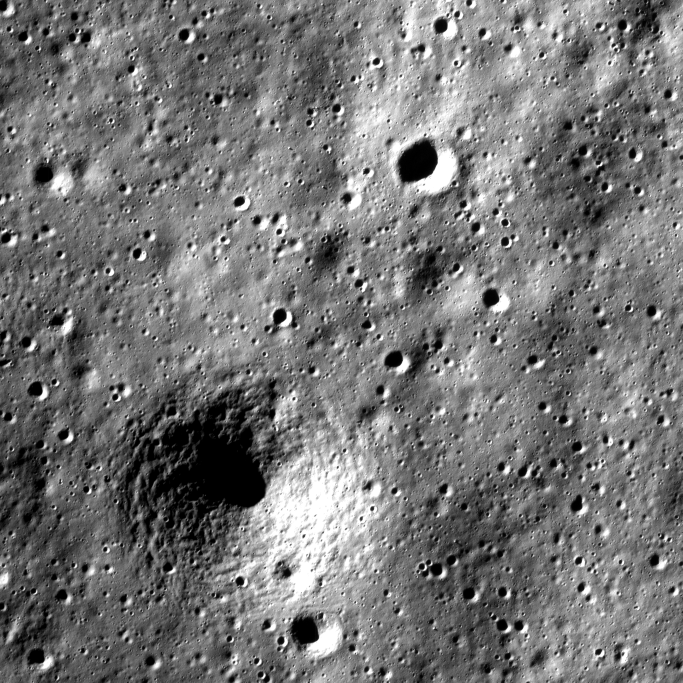
#> input picture data/benchmark_crops/ohrc_01_reference.png, 2048 x 2048 px (shown at 1/3 size)
$ python -i multimodal.py   (imports and definitions only)   (older library calls are emulated)
#> lines starting #> are read from the running program, lines starting #| are printed output that depends on the picture
#> further down, picture is the input picture: shape (2048, 2048, 3); min 0, max 255, mean 117.7
"""Structural preprocessing for optical, SWIR, and thermal image pairs."""

import cv2
import numpy as np


def _gray_float(image):
    image = np.asarray(image)
    if image.ndim == 3:
        if image.shape[2] == 1:
            image = image[..., 0]
        elif image.shape[2] == 3:
            image = cv2.cvtColor(image, cv2.COLOR_RGB2GRAY)
        elif image.shape[2] == 4:
            image = cv2.cvtColor(image, cv2.COLOR_RGBA2GRAY)
        else:
            raise ValueError("multimodal preprocessing expects 1, 3, or 4 channels")
    if image.ndim != 2 or image.size == 0:
        raise ValueError("multimodal preprocessing expects non-empty grayscale images")
    gray = np.nan_to_num(image.astype(np.float32), nan=0.0, posinf=0.0, neginf=0.0)
    lo, hi = np.percentile(gray, (1, 99))
#> lo = 0; hi = 255
    if hi > lo:
        gray = np.clip((gray - lo) * (255.0 / (hi - lo)), 0, 255)
    else:
        gray = np.zeros(gray.shape, dtype=np.float32)
    return np.ascontiguousarray(gray, dtype=np.float32)


def gradient_structure(image):
    """Create an inversion-tolerant gradient-magnitude image for SIFT matching."""
    gray = _gray_float(image)
    smooth = cv2.GaussianBlur(gray, (0, 0), 0.8)
    gx = cv2.Scharr(smooth, cv2.CV_32F, 1, 0)
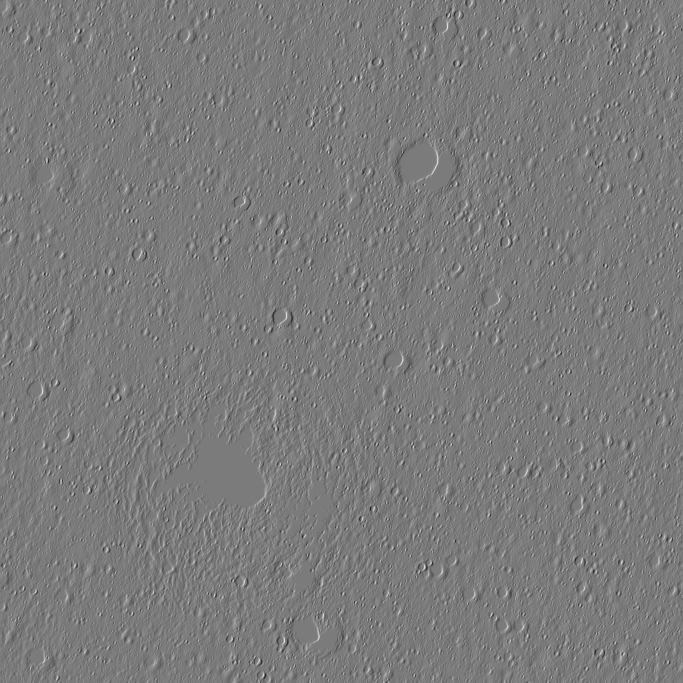
#> gx: shape (2048, 2048) float32 (shown at 1/3 size); min -2302.6, max 2453.2, mean 0.6; drawn with min black and max white
    gy = cv2.Scharr(smooth, cv2.CV_32F, 0, 1)
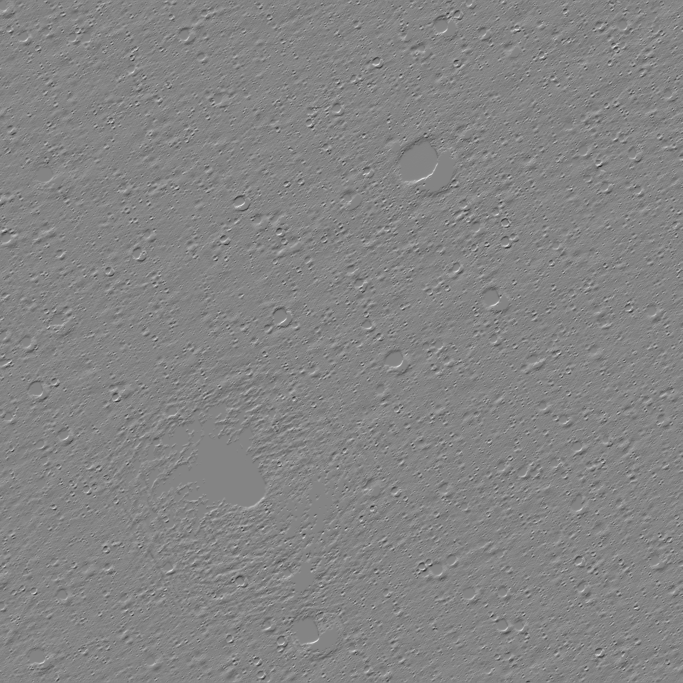
#> gy: shape (2048, 2048) float32 (shown at 1/3 size); min -2221.2, max 2043.1, mean -0.4; drawn with min black and max white
    magnitude = np.hypot(gx, gy)
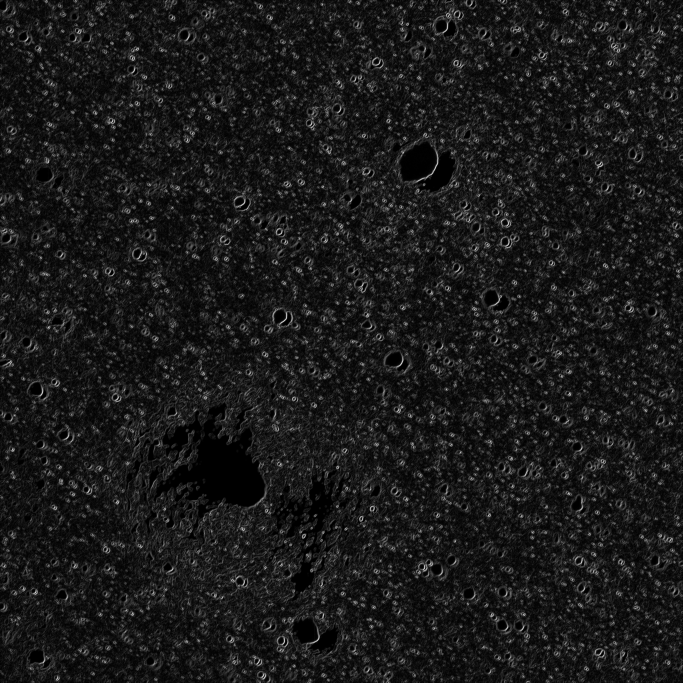
#> magnitude: shape (2048, 2048) float32 (shown at 1/3 size); min 0, max 2538.2, mean 262.5; drawn with min black and max white
    lo, hi = np.percentile(magnitude, (1, 99))
#> lo = 0; hi = 1193
    if hi <= lo:
        return np.zeros(gray.shape, dtype=np.uint8)
    return np.clip((magnitude - lo) * (255.0 / (hi - lo)), 0, 255).astype(np.uint8)
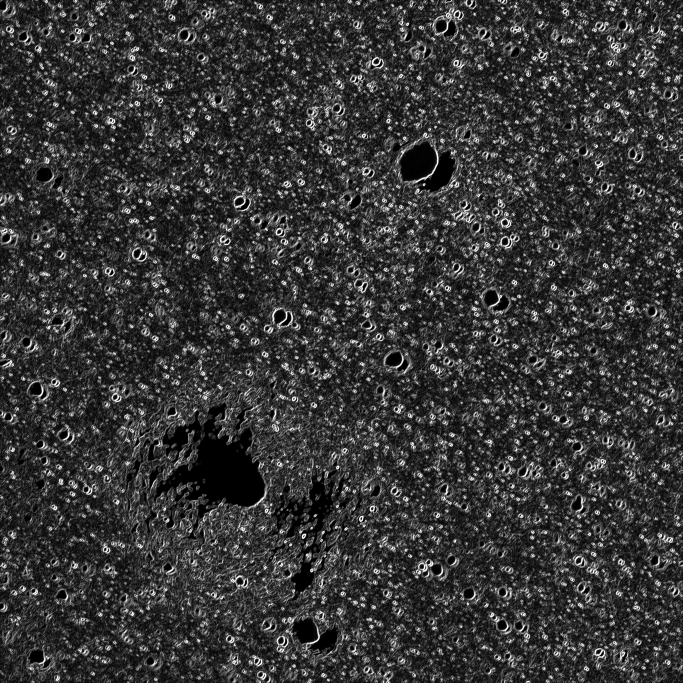
#> returned value: shape (2048, 2048) (shown at 1/3 size); min 0, max 255, mean 55


def preprocess_multimodal_pair(reference, secondary):
    """Convert both modalities to structural representations robust to inversion."""
    return gradient_structure(reference), gradient_structure(secondary)


# [43 lines left out: functions gaussian_scale_pyramid, resize_to_common_ground_sample, not called in this run]

>>> import cv2
>>> picture = cv2.cvtColor(cv2.imread('../../data/benchmark_crops/ohrc_01_reference.png'), cv2.COLOR_BGR2RGB)
>>> result = gradient_structure(picture)

$ run again, on data/benchmark_crops/ohrc_02_reference.png
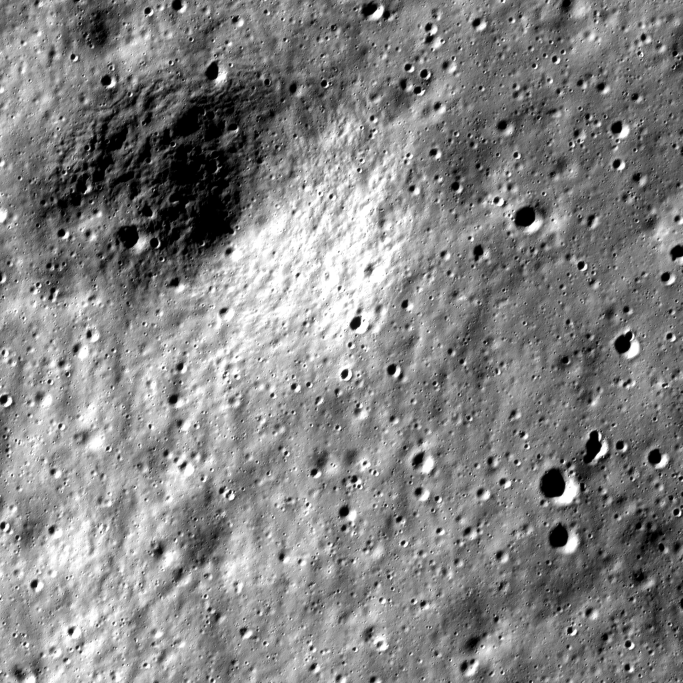
#> input picture data/benchmark_crops/ohrc_02_reference.png, 2048 x 2048 px (shown at 1/3 size)
#> picture is the input picture: shape (2048, 2048, 3); min 0, max 255, mean 131.2
#> in _gray_float, `lo, hi = np.percentile(gray, (1, 99))`: lo = 0; hi = 255
#> in gradient_structure, `magnitude = np.hypot(gx, gy)`:
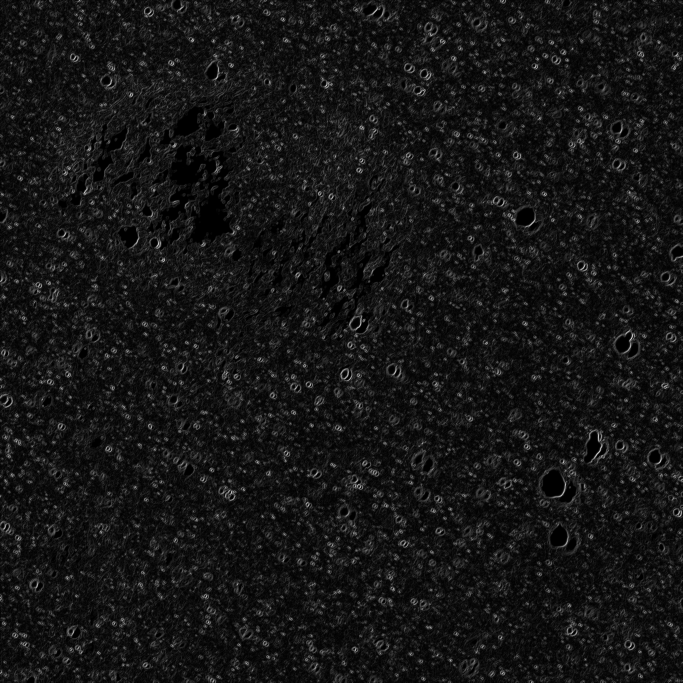
#> magnitude: shape (2048, 2048) float32 (shown at 1/3 size); min 0, max 2621.8, mean 228.2; drawn with min black and max white
#> in gradient_structure, `lo, hi = np.percentile(magnitude, (1, 99))`: lo = 0; hi = 1049.1
#> in gradient_structure, `return np.clip((magnitude - lo) * (255.0 / (hi - lo)), 0, 255).astype(..`:
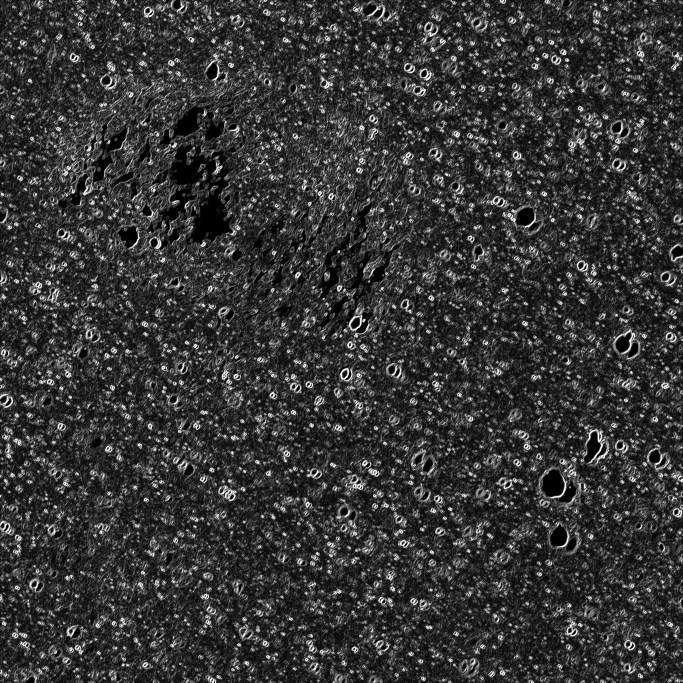
#> returned value: shape (2048, 2048) (shown at 1/3 size); min 0, max 255, mean 54.3

$ run again, on data/benchmark_crops/ohrc_03_reference.png
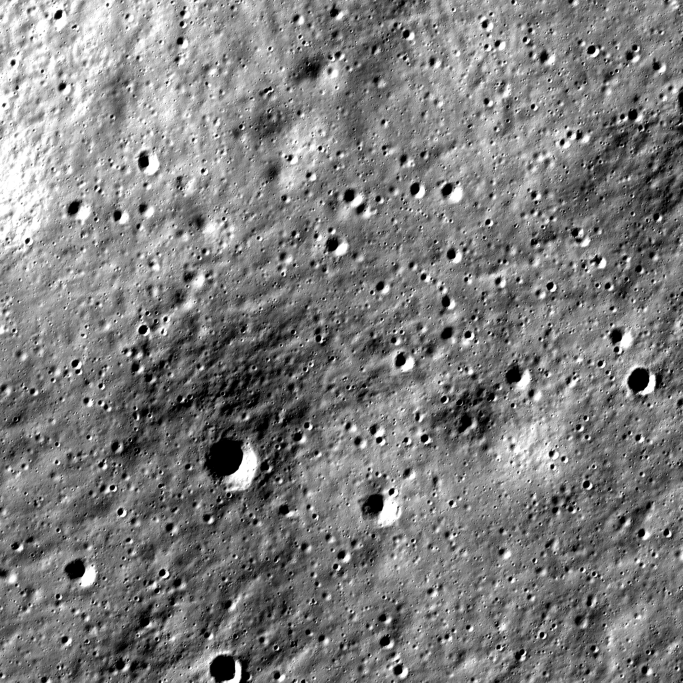
#> input picture data/benchmark_crops/ohrc_03_reference.png, 2048 x 2048 px (shown at 1/3 size)
#> picture is the input picture: shape (2048, 2048, 3); min 0, max 255, mean 125.6
#> in _gray_float, `lo, hi = np.percentile(gray, (1, 99))`: lo = 0; hi = 255
#> in gradient_structure, `magnitude = np.hypot(gx, gy)`:
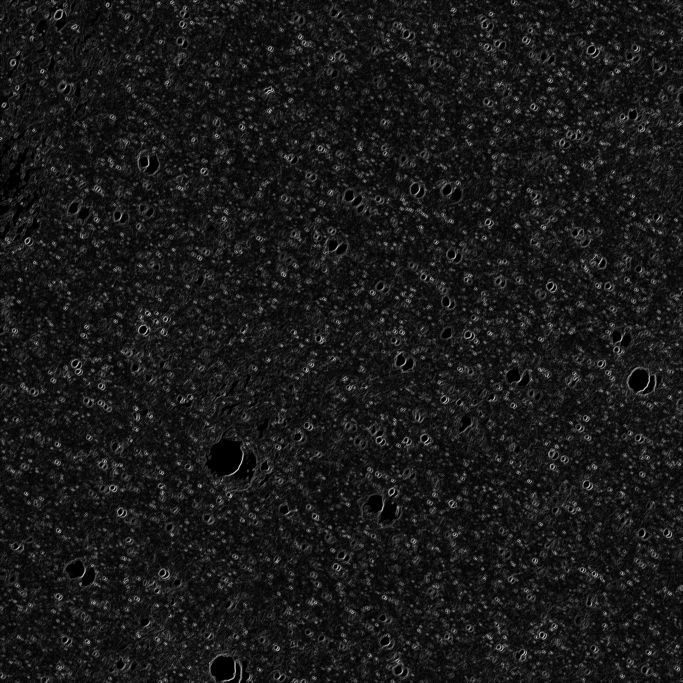
#> magnitude: shape (2048, 2048) float32 (shown at 1/3 size); min 0, max 2817.1, mean 285; drawn with min black and max white
#> in gradient_structure, `lo, hi = np.percentile(magnitude, (1, 99))`: lo = 0.0242; hi = 1295.9
#> in gradient_structure, `return np.clip((magnitude - lo) * (255.0 / (hi - lo)), 0, 255).astype(..`:
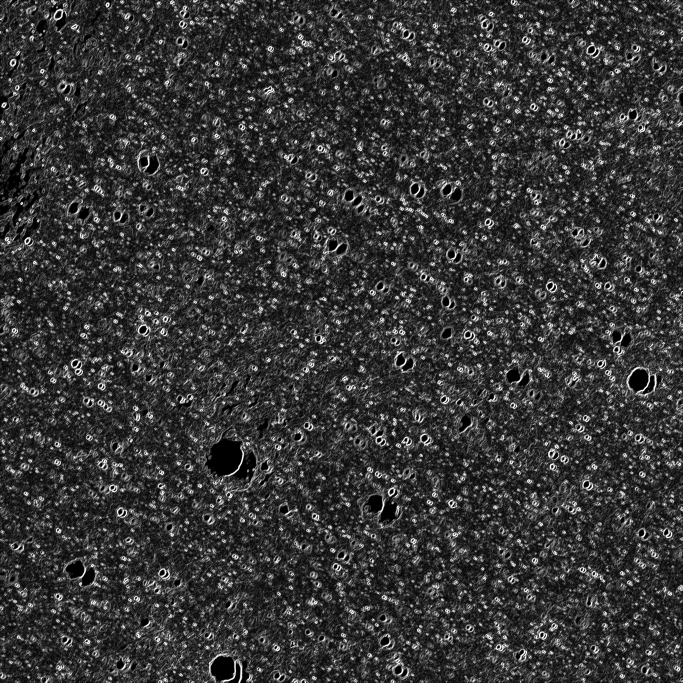
#> returned value: shape (2048, 2048) (shown at 1/3 size); min 0, max 255, mean 54.9

$ run again, on data/benchmark_crops/ohrc_04_reference.png
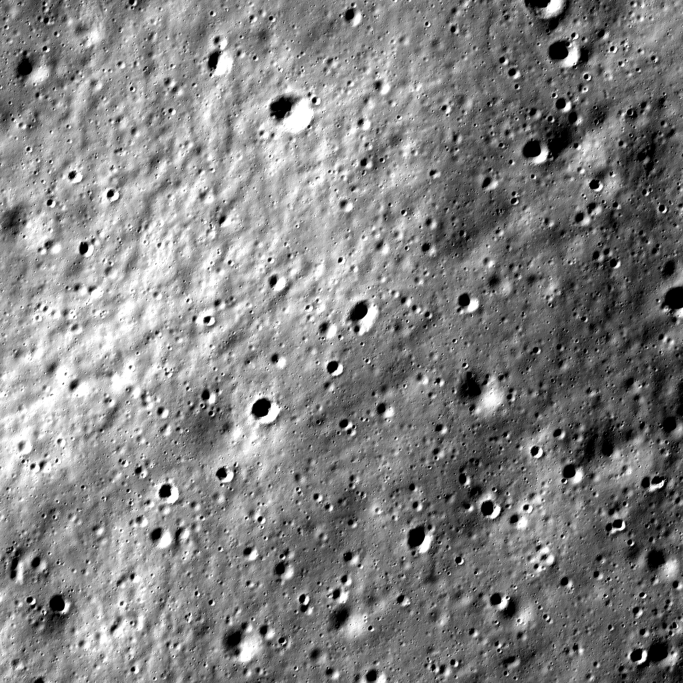
#> input picture data/benchmark_crops/ohrc_04_reference.png, 2048 x 2048 px (shown at 1/3 size)
#> picture is the input picture: shape (2048, 2048, 3); min 0, max 255, mean 130.2
#> in _gray_float, `lo, hi = np.percentile(gray, (1, 99))`: lo = 0; hi = 255
#> in gradient_structure, `magnitude = np.hypot(gx, gy)`:
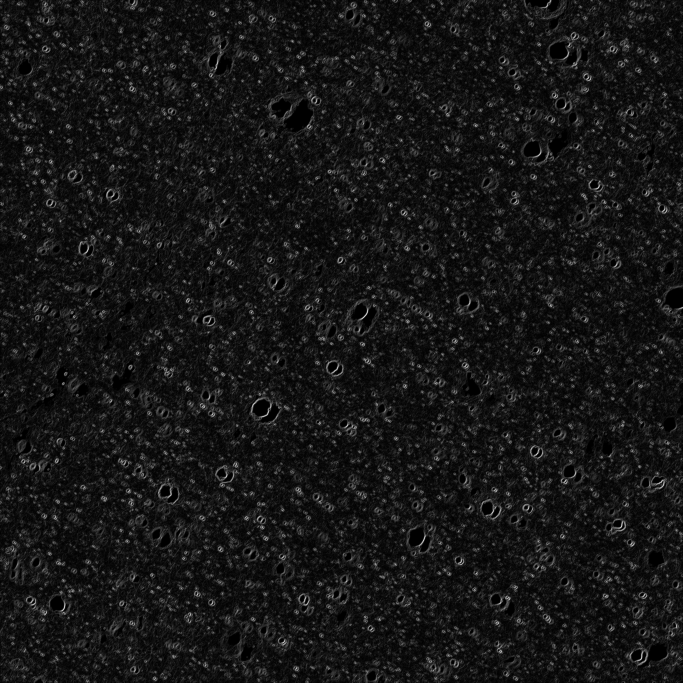
#> magnitude: shape (2048, 2048) float32 (shown at 1/3 size); min 0, max 2749.8, mean 243.5; drawn with min black and max white
#> in gradient_structure, `lo, hi = np.percentile(magnitude, (1, 99))`: lo = 0.000478; hi = 1137.8
#> in gradient_structure, `return np.clip((magnitude - lo) * (255.0 / (hi - lo)), 0, 255).astype(..`:
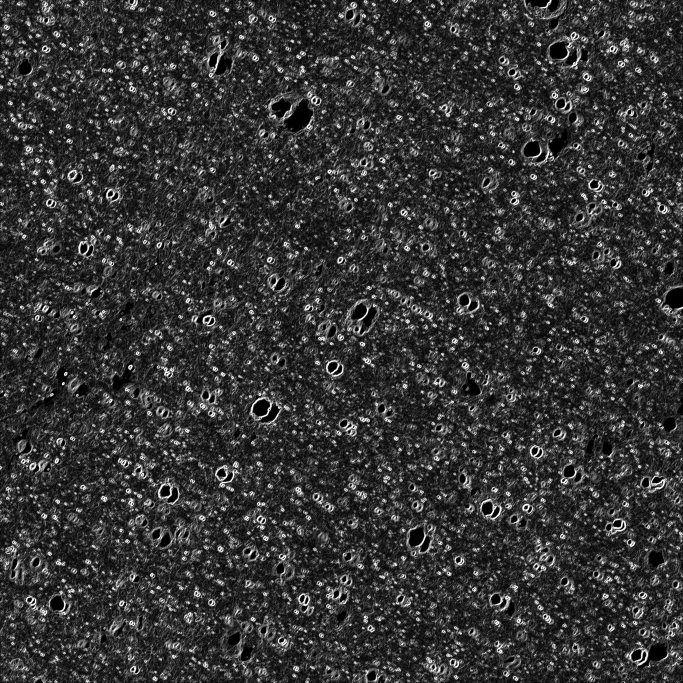
#> returned value: shape (2048, 2048) (shown at 1/3 size); min 0, max 255, mean 53.4
